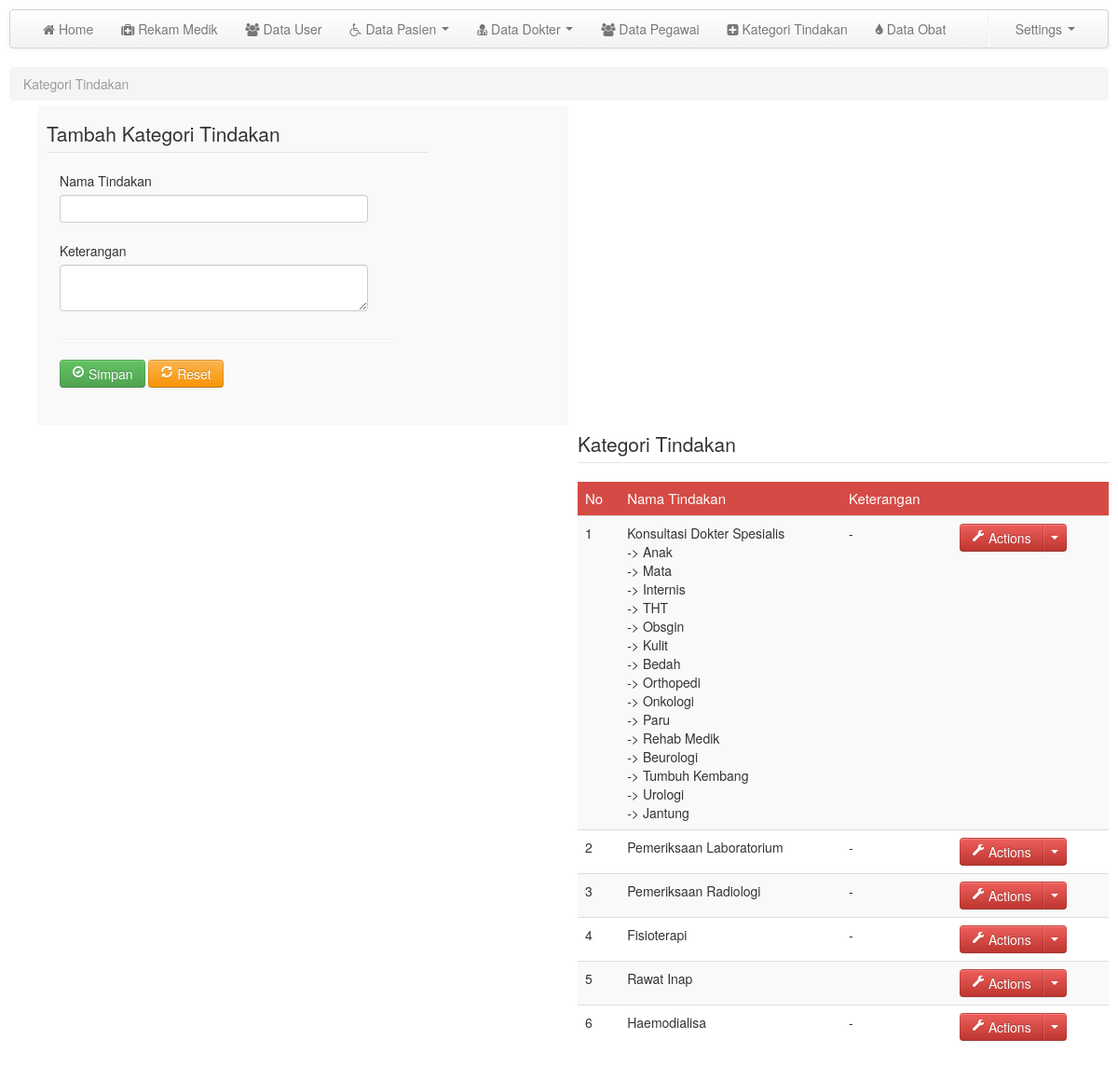
Screenshot of /media.php?module=tindakan (signed in) with the database file from the repository.
### tables this page shows
CREATE TABLE `tindakan` (
  `id_tindakan` int(11) NOT NULL,
  `nm_tindakan` varchar(300) NOT NULL,
  `ket` text NOT NULL,
  `lap` int(5) NOT NULL
);

CREATE TABLE `konsul_spesial` (
  `id_spesialis` int(5) NOT NULL,
  `nama_spesialis` varchar(150) NOT NULL,
  `id_tindakan` int(5) NOT NULL
);

### mod_tindakan/tindakan.php (the view, shortened to what this page needs)
<?php
$aksi="mod_tindakan/aksi_tindakan.php";
switch($_GET['act']){
	default:
	?>
	<section>
		<ul class="breadcrumb" style="margin-bottom: 5px;">
			<li class="active">Kategori Tindakan</li>
		</ul>
		<div class="span6 pull-left">
			<div class="row-fluid">
			<div class="span12"  style="background:#f9f9f9;padding:10px;">
				<form method="post" enctype="multipart/form-data" action="<?php echo "$aksi?module=tambah"; ?>">
				<fieldset>
				<legend class="span9">Tambah Kategori Tindakan</legend>
				<div class="span8">
							<div class="control-group">
								<label class="control-label" for="inputPassword"> Nama Tindakan</label>
								<div class="controls">
									<input type="text" name="t1" class="span11">
								</div>
							</div>
							<div class="control-group">
								<label class="control-label" for="inputPassword"> Keterangan</label>
								<div class="controls">
									<textarea name="t2" class="span11"></textarea>
								</div>
							</div>
							<hr>
							<div class="control-group">
								<div class="controls">
								<button type="submit" class="btn btn-success"><i class="icon-ok-circle icon-white"></i> Simpan</button>
								<button type="reset" class="btn btn-warning"><i class="icon-refresh icon-white"></i> Reset</button>
								</div>
							</div>
				</div>
							</fieldset>
						</form>
			</div>
		</div>
		</div>
		<div class="span6 pull-right">
		<div class="row-fluid">
			<div class="span12">
				<div id="tabel_awal">
				<fieldset>
				<legend class="span12">Kategori Tindakan</legend>
				<table class="table table-striped">
					<thead>
						<tr class="head3">
							<td>No</td><td>Nama Tindakan</td><td>Keterangan</td><td></td>
						</tr>
					</thead>
					<tbody>
					<?php
					$query=mysql_query("SELECT * FROM tindakan");
					$no=1;
					while($r=mysql_fetch_array($query)){
					?>
						<tr>
							<td><?php echo $no; ?></td><td><?php echo $r['nm_tindakan']."<br>";
                            $id_tindakan=$r['id_tindakan'];
                            $tamp=mysql_query("SELECT * FROM tindakan, konsul_spesial WHERE tindakan.id_tindakan=konsul_spesial.id_tindakan AND konsul_spesial.id_tindakan='$id_tindakan'");
                            while($rt=mysql_fetch_array($tamp)){
                                echo "-> ".$rt['nama_spesialis']."<br>";
                            }
                            ?></td>
                            <td><?php echo $r['ket'];?>
                            </td>
                            <td><div class="btn-group">
								<a class="btn btn-danger" href="#"><i class="icon-wrench icon-white"></i> Actions</a>
								<a class="btn btn-danger dropdown-toggle" data-toggle="dropdown" href="#"><span class="caret"></span></a>
							</div></td>
						</tr>
					<?php
					$no++;
					}
					?>
					</tbody>
				</table>
				</fieldset>
				</div>
			</div>
		</div>
		</div>
	</section>
<?php
break;
?>
<?php
}
?>

### css/custom.css (style rules this page uses)
nav,header,section,footer { margin:10px 10px 0 10px; }
table .head3 { background:#d54a44; color:#fff; font-size:15px; }

### rows the page displays
tindakan: nm_tindakan "Konsultasi Dokter Spesialis", ket "-"
konsul_spesial: nama_spesialis "Anak"
konsul_spesial: nama_spesialis "Mata"
konsul_spesial: nama_spesialis "Internis"
konsul_spesial: nama_spesialis "THT"
konsul_spesial: nama_spesialis "Obsgin"
konsul_spesial: nama_spesialis "Kulit"
konsul_spesial: nama_spesialis "Bedah"
konsul_spesial: nama_spesialis "Orthopedi"
konsul_spesial: nama_spesialis "Onkologi"
konsul_spesial: nama_spesialis "Paru"
konsul_spesial: nama_spesialis "Rehab Medik"
konsul_spesial: nama_spesialis "Beurologi"
konsul_spesial: nama_spesialis "Tumbuh Kembang"
konsul_spesial: nama_spesialis "Urologi"
konsul_spesial: nama_spesialis "Jantung"
tindakan: nm_tindakan "Pemeriksaan Laboratorium", ket "-"
tindakan: nm_tindakan "Pemeriksaan Radiologi", ket "-"
tindakan: nm_tindakan "Fisioterapi", ket "-"
tindakan: nm_tindakan "Rawat Inap"
tindakan: nm_tindakan "Haemodialisa", ket "-"
